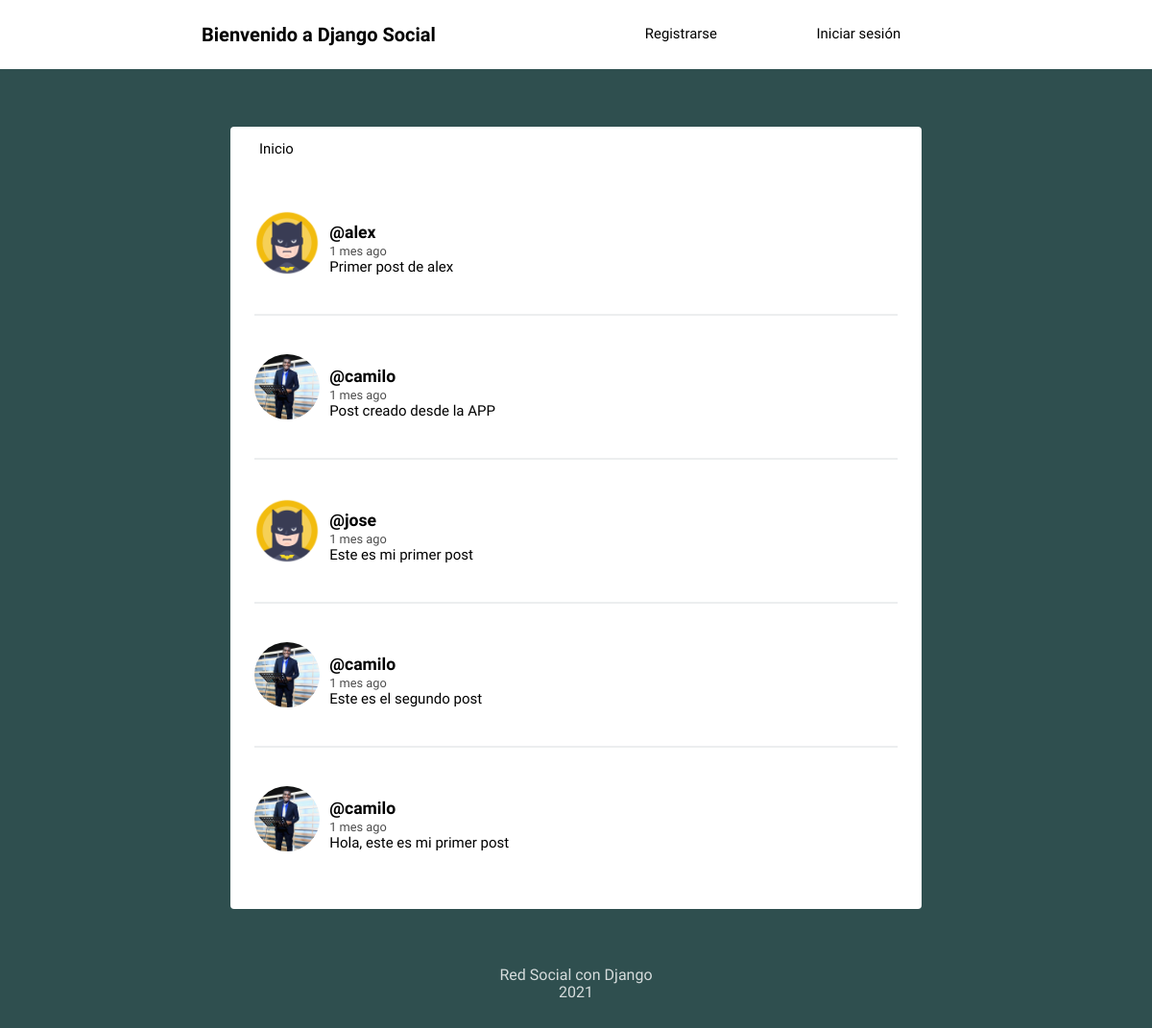
The page / on the database its author committed.
### social/models.py (models this page shows, shortened)
class Post(models.Model):
    user = models.ForeignKey(
        User, on_delete=models.CASCADE, related_name="posts")
    timestamp = models.DateTimeField(default=timezone.now)
    content = models.TextField()
    class Meta:
        ordering = ['-timestamp']

class Profile(models.Model):
    user = models.OneToOneField(User, on_delete=models.CASCADE)
    image = models.ImageField(default='batman.png')

### social/views.py (the view)
# urls.py: path('', views.feed, name="feed"),
def feed(request):
    posts = Post.objects.all()
    context = {'posts': posts}
    return render(request, 'social/feed.html', context)

### social/templates/social/feed.html (shortened to what this page needs)
{% extends 'social/layout.html' %}
{% load humanize%}
{% block content %}
{% for post in posts %}
<article>
    <div class="container-article">
        <img src={{post.user.profile.image.url}}>
        <div>
            <h2 class="username"><a href="{% url 'profile' post.user.username %}">@{{post.user.username}}</a></h2>
            <time data-time="#">{{post.timestamp|naturaltime}}</time>
            <div class="post">{{post.content}}</div>
        </div>
    </div>
</article>
{% endfor %}
{% endblock %}

### social/templates/social/layout.html (shortened to what this page needs)
<!DOCTYPE html>
{% load static %}
<html>
<head>
	<link rel="stylesheet" type="text/css" href="{% static 'normalize.css' %}">
	<link rel="stylesheet" type="text/css" href="{% static 'style.css' %}">
</head>
<body>
	<header class="main-head">
		<nav class="main">
			<h1 id="logo">Bienvenido a Django Social</h1>
			<ul>
				{% if request.user.is_authenticated %}
				<li><a href="{% url 'logout' %}">Salir</a></li>
				{% else %}
				<li><a href="{% url 'register' %}">Registrarse</a></li>
				<li><a href="{% url 'login' %}">Iniciar sesión</a></li>
				{% endif %}
			</ul>
		</nav>
	</header>
	<div class="main">
		<nav class="second-nav">
			<a class="feed" href="{% url 'feed' %}">Inicio</a>
		</nav>
		{% block content %}
		{% endblock content %}
	</div>
	<footer>
		<div class="row">
			<p>Red Social con Django<br> 2021</p>
		</div>
	</footer>
</body>
</html>

### social/static/style.css (style rules this page uses)
body { background: #2F4F4F; font-size: 62.5%; font-family: 'Varela Round', Helvetica, Arial, serif; }
p { font-size: 1rem; }
img { object-fit: cover; }
.main-head { background: white; color: black; }
nav.main { min-height: 7vh; display: flex; width: 65%; margin: auto; align-items: center; padding: 0.5rem; }
nav.main ul { display: flex; flex: 1 1 40rem; justify-content: space-around; align-items: center; list-style: none; }
#logo { flex: 2 1 40rem; }
a { font-size: .93rem; text-decoration: none; color: black; }
.main { background: white; width: 60%; margin: 5% auto; border-radius: 4px; padding-bottom: 20px; }
.second-nav { display: flex; padding: 15px 30px; }
.second-nav .feed { flex: 1 1 30px; }
article { width: 93%; margin: auto; padding: 40px 0; border-bottom: 2px solid #ECEEEF; }
.username { margin-bottom: .2rem; }
.username a { font-size: 1.1rem; }
.container-article { display: flex; }
.container-article img { height: 68px; width: 68px; margin-right: 10px; border-radius: 50%; }
article:last-child { border-bottom: 0; }
time { font-size: .8rem; opacity: .7; }
.post { font-size: .94rem; }
footer { color: white; text-align: center; font-size: .875em; margin: 40px 0; }
footer p { opacity: .8; }

### rows shown on the page
Post: user.profile.image (picture), user.username "alex", timestamp "1 mes ago", content "Primer post de alex"
Post: user.profile.image (picture), user.username "camilo", timestamp "1 mes ago", content "Post creado desde la APP"
Post: user.profile.image (picture), user.username "jose", timestamp "1 mes ago", content "Este es mi primer post"
Post: user.profile.image (picture), user.username "camilo", timestamp "1 mes ago", content "Este es el segundo post"
Post: user.profile.image (picture), user.username "camilo", timestamp "1 mes ago", content "Hola, este es mi primer post"
